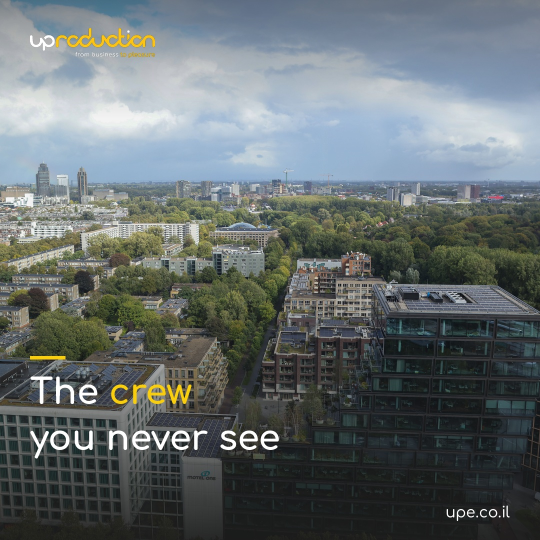
#> input picture content/images/crew_unseen_real.jpg, 1080 x 1080 px, given in place of day1_barcelona_real.png, which was not available (shown at 1/2 size)
$ python gen_realistic.py
#> lines starting #> are read from the running program, lines starting #| are printed output that depends on the picture; pictures that were not available may be replaced by others from this repository, and a replacement may not be noted
#!/usr/bin/env python3
"""
UPE realistic image refresh — photoreal base (Higgsfield) + UPE brand overlay.
This module holds the per-day prompt map, headline text, slug map, and the
brand overlay renderer. Generation of bases is driven externally (MCP); this
script's overlay() is called on downloaded base PNGs.
"""
import os, textwrap
from PIL import Image, ImageDraw, ImageFont, ImageFilter

ROOT = os.path.dirname(os.path.dirname(os.path.abspath(__file__)))
LOGO = os.path.join(ROOT, "..", "..", "Uproduction Brand", "Branding", "uproduction_logo_2026_transparent.png")
GOLD = (251, 206, 10)
DARK = (20, 20, 20)
WHITE = (245, 245, 245)
FONT_REG = "/Library/Fonts/Arial Unicode.ttf"
FONT_BOLD = "/System/Library/Fonts/Supplemental/Arial Bold.ttf"
if not os.path.exists(FONT_BOLD):
    FONT_BOLD = FONT_REG

STYLE = ("Ultra-photorealistic editorial photograph, premium corporate incentive "
         "travel (MICE) brand aesthetic, warm cinematic golden light, shallow depth "
         "of field, candid documentary style, magazine quality, 50mm, high dynamic "
         "range, no text, no logos, no watermarks.")

# day -> (slug, headline English, base scene prompt)
DAYS = {
 1:("barcelona","From ordinary meetings to extraordinary experiences",
    "Elegant corporate professionals at a private rooftop incentive event in Barcelona at sunset, Sagrada Familia and city skyline behind, champagne, candid laughter"),
 2:("roi","The ROI of incentive travel",
    "Confident executives in a bright modern boardroom reviewing strong upward growth charts on a large screen, optimistic, premium office"),
 3:("athens","Athens — Where history meets team spirit",
    "Corporate incentive group exploring the Acropolis and Parthenon in Athens, Greece at golden hour, business-casual travelers, ancient marble columns"),
 4:("tips","5 mistakes HR makes planning corporate events",
    "A focused HR director planning a corporate event at a sleek desk with a laptop, sticky notes and a city view, thoughtful"),
 5:("bts","Behind the scenes — producing a 200-person summit",
    "Behind the scenes event production crew with headsets setting up a large corporate gala stage with lighting rigs and rows of chairs, dramatic"),
 6:("cta","Q3 is filling up — book your destination now",
    "Stunning wide Mediterranean European coastal resort at sunset ready for a corporate event, inviting luxury terrace, empty set tables"),
 7:("prague","Prague — Where elegance meets edge",
    "Corporate incentive group on the Charles Bridge in Prague at dusk, Gothic towers and Prague Castle, business-casual, atmospheric"),
 8:("teamwork","The science behind team building that actually works",
    "Diverse corporate team doing an engaging outdoor team-building activity in a scenic European setting, collaboration, genuine smiles"),
 9:("culinary","Tuscany — Farm to table, team to family",
    "Corporate group at a long farm-to-table dinner in a Tuscany vineyard at golden hour, rustic elegance, rolling hills, wine and food"),
 10:("awards","Why your awards ceremony is forgettable (and how to fix it)",
    "Elegant corporate awards gala, a winner receiving a trophy on a beautifully lit stage, applauding audience, confetti, premium"),
 11:("rhodes","Rhodes — Where history sails with luxury",
    "Corporate incentive group on a luxury yacht near Rhodes old town harbour, turquoise Aegean sea, medieval fortress, sunny"),
 12:("testimonial","What HR directors say after working with us",
    "Confident professional HR director woman smiling warmly in a modern office, candid corporate portrait, approachable"),
 13:("milan","Milan — Where business meets la dolce vita",
    "Corporate incentive group at the Milan Duomo and Galleria Vittorio Emanuele at golden hour, elegant fashion, la dolce vita"),
 14:("roi","The real ROI of incentive travel — numbers HR directors need",
    "Executive presenting impressive ROI numbers and graphs on a screen to an attentive corporate team in a premium meeting room"),
 15:("bts","What happens 48 hours before a corporate event",
    "Behind the scenes crew finalizing a corporate gala ballroom 48 hours before, floral centerpieces, lighting checks, clipboards"),
 16:("tip","5 questions every HR director should ask before signing",
    "Thoughtful HR director reviewing an event proposal contract at a desk, pen in hand, considering, modern office"),
 17:("prague","Prague — Europe's most photogenic corporate destination",
    "Breathtaking panoramic view of Prague old town red rooftops and Vltava river at sunset, a corporate group enjoying a terrace view"),
 18:("casestudy","Case study: 80 employees into brand ambassadors",
    "Energized corporate group of pharma employees celebrating together at a branded company event, unity, pride, applause"),
 19:("cta","2026 H2 planning: Your company event window is closing",
    "Elegant calendar and planning concept on a desk with a stunning European destination visible through a window, urgency, premium"),
 20:("seville","Seville — Spain's best-kept secret for corporate incentives",
    "Corporate incentive group at the Plaza de Espana in Seville, Spain at golden hour, Andalusian architecture, flamenco elegance"),
 21:("mallorca","Mallorca — Where Q3 corporate trips go to peak",
    "Corporate group at a luxury cliffside infinity-pool resort in Mallorca overlooking turquoise sea, summer, relaxed sophistication"),
 22:("redflags","5 contract red flags HR directors miss",
    "Close-up of hands reviewing a contract with a magnifying lens at an executive desk, cautious, professional, warning concept"),
 23:("retention","How a tech company kept their top 40 engineers",
    "Happy diverse tech employees collaborating and laughing in a bright modern startup office, retention and loyalty, genuine energy"),
 24:("bts","The moment 200 people almost ate dinner in the rain",
    "Dramatic outdoor gala dinner under elegant transparent marquee tent as evening clouds gather, staff rushing, candles, tension and rescue"),
 25:("testimonial","What a CFO said 6 months after the trip — unscripted",
    "Confident male CFO executive in a tailored suit smiling candidly in a corner office, authentic corporate portrait"),
 26:("cta","The 2026 Q3 corporate window is closing — what's left",
    "Inviting luxury European destination terrace at sunset with a few remaining reserved tables, exclusivity, warm light"),
 27:("lisbon","Lisbon: Europe's Rising Star for Incentive Travel",
    "Corporate incentive group riding the iconic yellow tram through colorful Lisbon Alfama streets at golden hour, tiles, trams, charm"),
 28:("roi","The Real ROI of Incentive Travel — 2026 Numbers",
    "Sharp executive analyzing a glowing dashboard of positive 2026 performance metrics in a dark modern boardroom, data-driven"),
 29:("bts","72 hours before 200 people land in a foreign city",
    "Event logistics team coordinating with maps, schedules and radios in a hotel war-room, focused teamwork, countdown energy"),
 30:("casestudy","How a pharma company solved a retention crisis",
    "Pharma corporate team bonding and smiling at an incentive retreat, sense of belonging and renewed motivation, premium resort"),
 31:("tips","How to choose the right destination for your corporate event",
    "A world map and elegant travel mood board on a desk with photos of European cities, planning the perfect destination, inspiring"),
 32:("testimonial","What our clients say — unscripted",
    "Candid group of satisfied corporate clients chatting warmly after an event, authentic smiles, premium venue background"),
 33:("insight","The future of corporate events — what AI can't replace",
    "A warm genuine human handshake at a corporate event foreground with subtle futuristic holographic tech in background, human connection vs AI"),
 34:("porto","Porto: The underrated gem for corporate groups",
    "Corporate incentive group along the colorful Ribeira riverside of Porto, Dom Luis I bridge, Douro river, rabelo boats, golden hour"),
 35:("engagement","Why your best employees are quietly updating their LinkedIn",
    "A thoughtful professional employee looking out an office window contemplating their career, quiet tension, cinematic, corporate"),
 36:("cta","Summer 2026 — Last spots available",
    "Vibrant summer European coastal incentive destination, sun-drenched luxury beach club set for a corporate group, last-minute exclusivity"),
 37:("bts2","The 5AM call that saved a 120-person event",
    "Event producer on an urgent early-morning phone call at dawn outside an event venue, problem-solving under pressure, dramatic sunrise"),
 38:("tips2","The 10-week timeline: How to plan a perfect corporate trip",
    "Organized project timeline and elegant planning board for a corporate trip on a modern desk, methodical, premium stationery"),
 39:("insight2","Why 2026 is the year of the European incentive pivot",
    "Sophisticated montage feel of iconic European cities skyline at golden hour with a confident corporate group, momentum and opportunity"),
 40:("cta2","One conversation. That's all it takes.",
    "Two professionals having a warm confident conversation over coffee with a stunning European city view, the start of a partnership, inviting"),
}


def _font(path, size):
    return ImageFont.truetype(path, size)


def _wrap(draw, text, font, max_w):
    words, lines, cur = text.split(), [], ""
    for w in words:
        t = (cur + " " + w).strip()
        if draw.textlength(t, font=font) <= max_w:
            cur = t
        else:
            if cur:
                lines.append(cur)
            cur = w
    if cur:
        lines.append(cur)
    return lines


def overlay(base_path, day, out_path, headline=None):
#> called with day = 1
    if headline is None:
        headline = DAYS[day][1]
    W = H = 1080
    img = Image.open(base_path).convert("RGB")
#> img is the input picture: PIL image 1080x1080 RGB; mean R, G, B 101.1, 108.8, 110
    # cover-fit to 1080x1080
    s = max(W / img.width, H / img.height)
#> s = 1
    img = img.resize((int(img.width * s), int(img.height * s)), Image.LANCZOS)
    img = img.crop(((img.width - W) // 2, (img.height - H) // 2,
                    (img.width - W) // 2 + W, (img.height - H) // 2 + H))

    # bottom scrim for legibility
    scrim = Image.new("L", (W, H), 0)
#> scrim: PIL image 1080x1080 L; every value is 0
    sd = ImageDraw.Draw(scrim)
    for y in range(H):
        if y > H * 0.50:
            a = int(225 * ((y - H * 0.50) / (H * 0.50)) ** 1.3)
            sd.line([(0, y), (W, y)], fill=min(a, 235))
    black = Image.new("RGB", (W, H), (10, 10, 12))
    img = Image.composite(black, img, scrim)
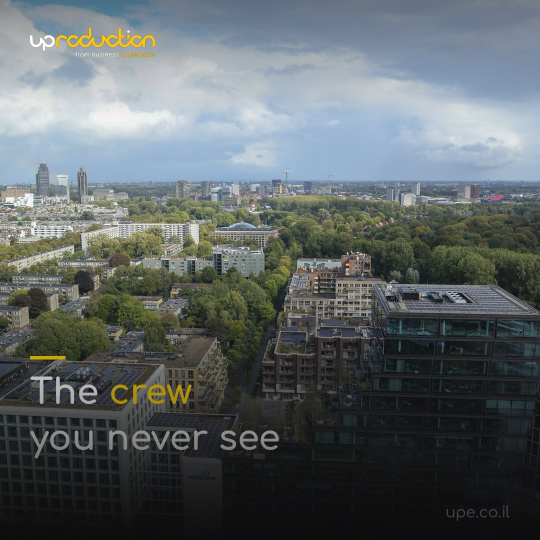
#> img: PIL image 1080x1080 RGB (shown at 1/2 size); mean R, G, B 93.6, 100.7, 102.6

    d = ImageDraw.Draw(img)
    # gold frame: top + bottom bars
    bar = 14
    d.rectangle([0, 0, W, bar], fill=GOLD)
    d.rectangle([0, H - bar, W, H], fill=GOLD)

    # DAY marker top-right
    f_day = _font(FONT_BOLD, 26)
    dtxt = f"DAY {day}"
    d.text((W - 40 - d.textlength(dtxt, font=f_day), 34), dtxt, font=f_day, fill=GOLD)

    margin = 70
    # logo (with built-in tagline) bottom-left + domains bottom-right
    lw, pad = 330, 20
    ly = H - bar - 34 - int(466 * lw / 1383)
    try:
        logo = Image.open(LOGO).convert("RGBA")
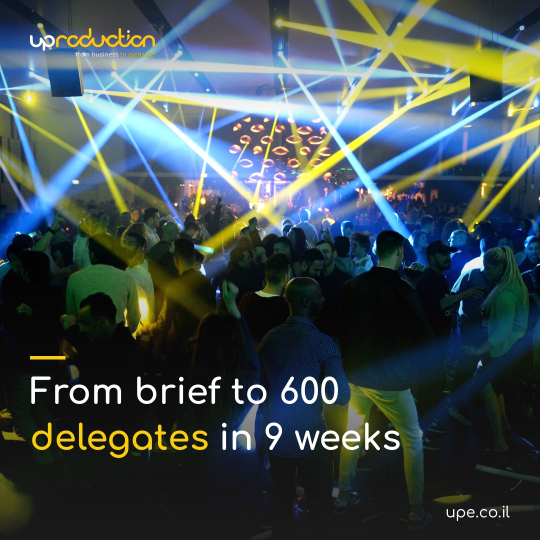
#> input picture content/images/d103_real.jpg, 1080 x 1080 px, given in place of uproduction_logo_2026_transparent.png, which was not available (shown at 1/2 size)
        logo = logo.resize((lw, int(logo.height * lw / logo.width)), Image.LANCZOS)
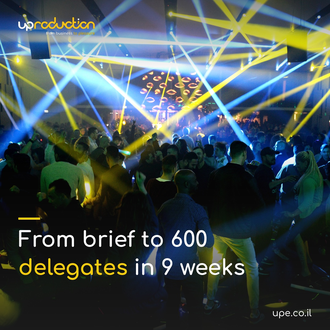
#> logo: PIL image 330x330 RGBA; mean R, G, B, A 64.7, 78.1, 80.5, 255
        ly = H - bar - 34 - logo.height
#> ly = 702
        # localized dark plate behind logo for contrast on bright photos
        plate = Image.new("RGBA", (lw + 2 * pad, logo.height + 2 * pad), (0, 0, 0, 0))
#> plate: PIL image 370x370 RGBA; every value is 0
        ImageDraw.Draw(plate).rounded_rectangle(
            [0, 0, plate.width - 1, plate.height - 1], radius=18, fill=(10, 10, 12, 180))
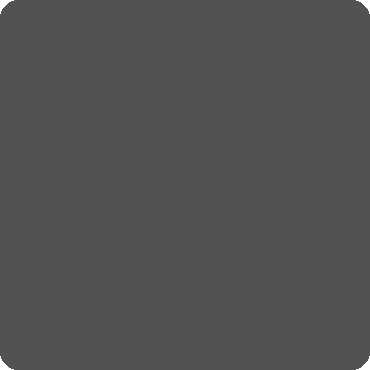
#> plate: PIL image 370x370 RGBA; mean R, G, B, A 10, 10, 12, 179.6; transparent parts drawn white
        plate = plate.filter(ImageFilter.GaussianBlur(7))
        img.paste(plate, (margin - pad, ly - pad), plate)
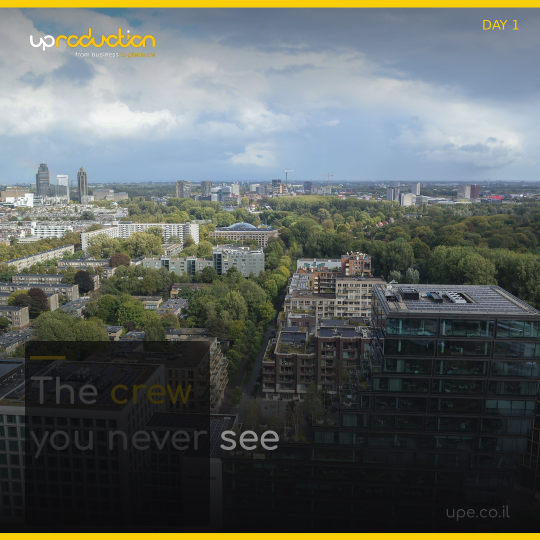
#> img: PIL image 1080x1080 RGB (shown at 1/2 size); mean R, G, B 95.4, 101, 97.7
        img.paste(logo, (margin, ly), logo)
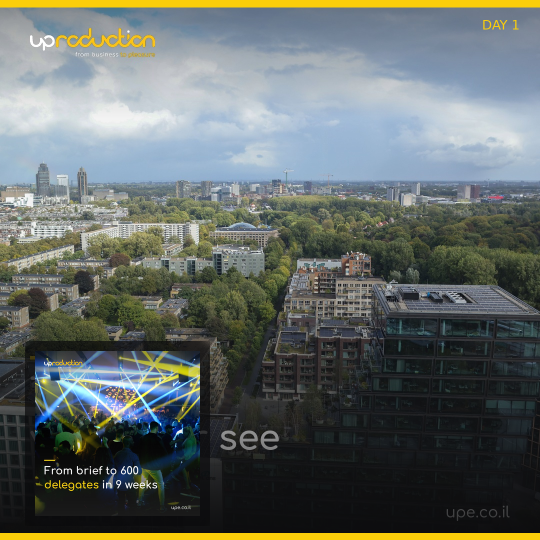
#> img: PIL image 1080x1080 RGB (shown at 1/2 size); mean R, G, B 99.3, 106.1, 103
    except Exception:
        pass
    f_dom = _font(FONT_REG, 24)
    dom = "upe.co.il  |  upe-spain.com"
    d.text((W - 40 - d.textlength(dom, font=f_dom), H - bar - 44), dom, font=f_dom, fill=WHITE)

    # headline (white) above logo, with gold accent bar
    f_head = _font(FONT_BOLD, 58)
    lines = _wrap(d, headline, f_head, W - 2 * margin)
#> lines = ['From ordinary meetings to', 'extraordinary experiences']
    line_h = 70
    block_h = len(lines) * line_h
#> block_h = 140
    y = ly - pad - 34 - block_h
#> y = 508
    d.rectangle([margin, y - 22, margin + 56, y - 16], fill=GOLD)
    yy = y
#> yy = 508
    for ln in lines:
        d.text((margin, yy), ln, font=f_head, fill=WHITE)
        yy += line_h
#> this loop made 2 passes
#> (ln, yy) on passes 1 to 2: ('From ordinary meetings to', 578), ('extraordinary experiences', 648)
#> after the loop, yy = 648

    img.save(out_path, "PNG")
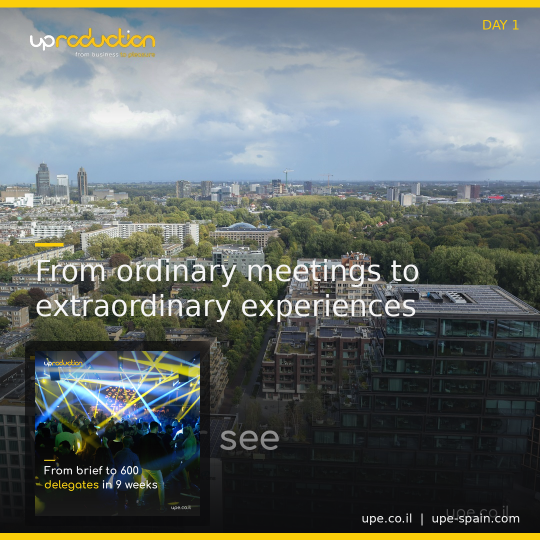
#> saved as day1_barcelona_branded.png: PIL image 1080x1080 RGB (shown at 1/2 size); mean R, G, B 101.9, 108.7, 105.8
    return out_path


# [46 lines left out: functions _headline_from_json, brand_all, not called in this run]


if __name__ == "__main__":
    import sys
    if len(sys.argv) > 1 and sys.argv[1] == "all":
        brand_all()
    else:
        base = os.path.join(ROOT, "content", "images_realistic", "_pilot")
        out = os.path.join(ROOT, "content", "images_realistic")
        os.makedirs(out, exist_ok=True)
        for day, bp in [(1, os.path.join(base, "day1_barcelona_real.png")),
                        (34, os.path.join(base, "day34_porto_real.png"))]:
            slug = DAYS[day][0]
            overlay(bp, day, os.path.join(out, f"day{day}_{slug}_branded.png"))
            print("branded", day)
